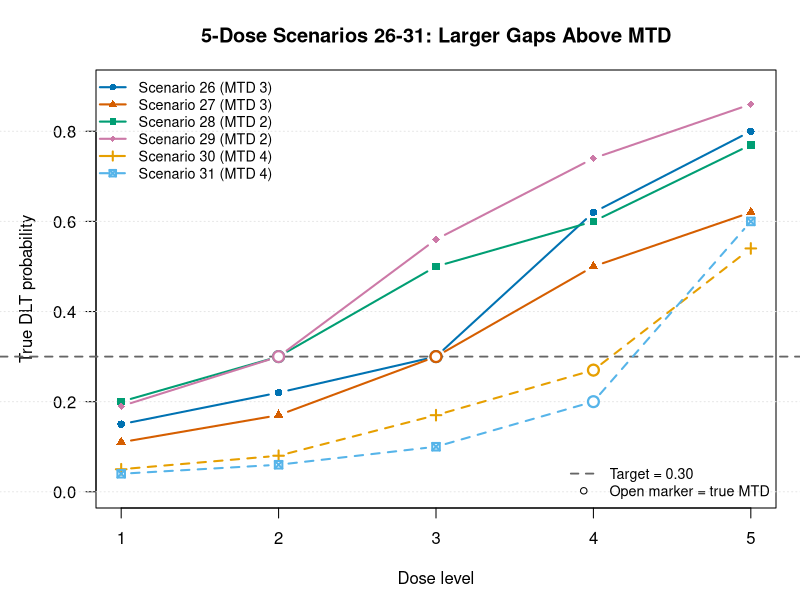
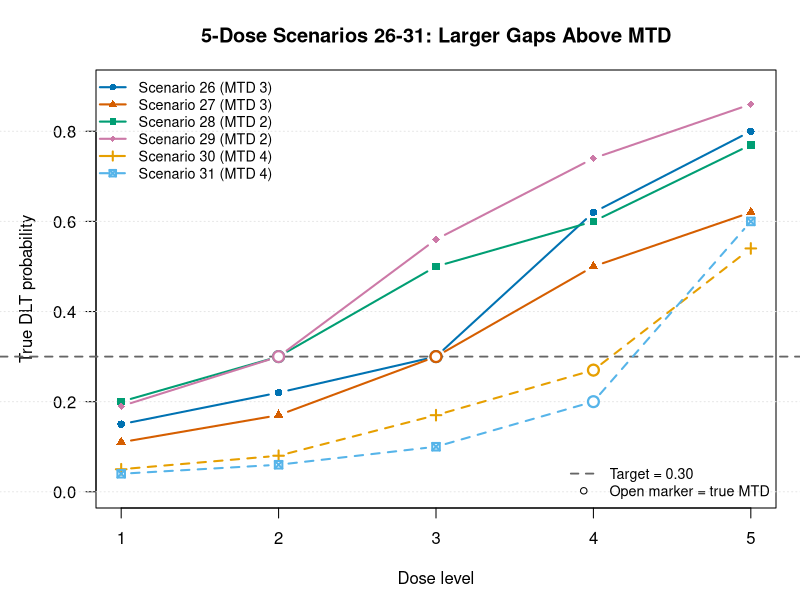
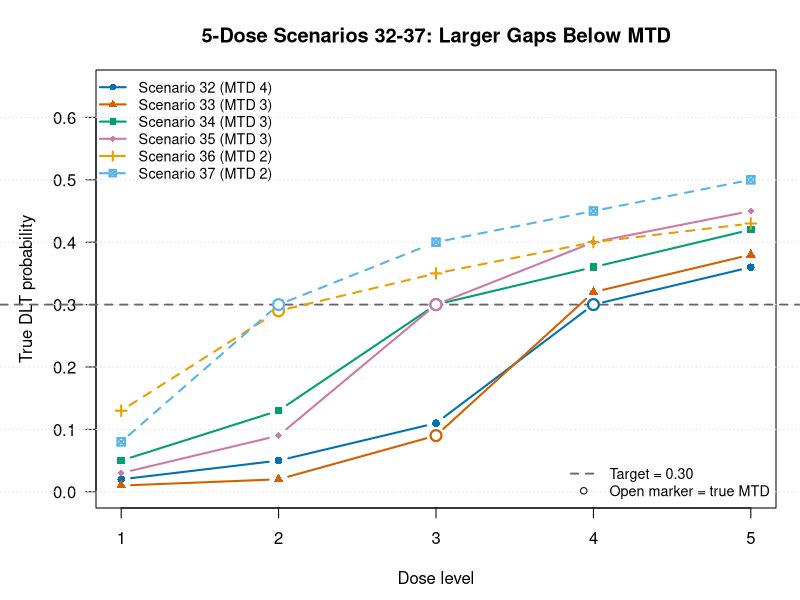
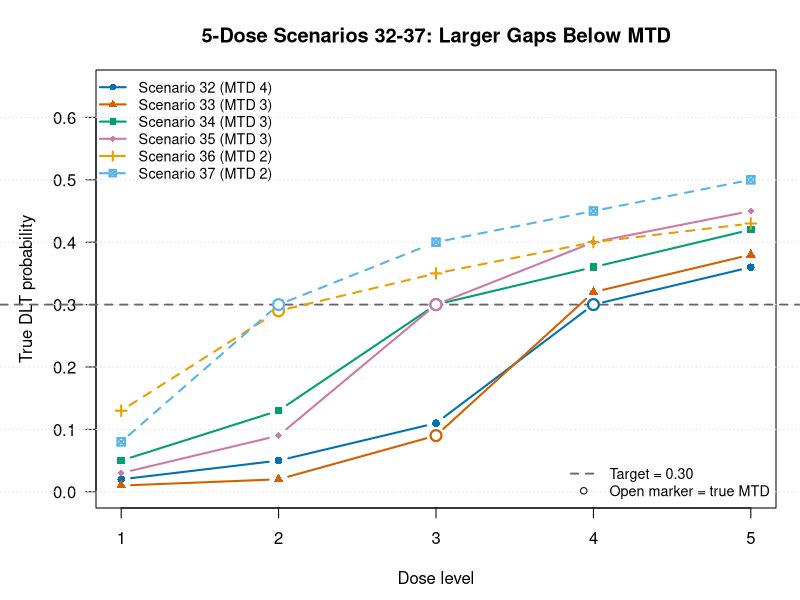

Reproduce these figures in R, in order.
## ============================================================
## Plot 5-dose high-gap scenarios from Set_5dose_adaptive_r_37
## ============================================================

target <- 0.30

out_dir <- file.path("Results", "Set_5dose_adaptive_r_37_gap_scenarios")
if (!dir.exists(out_dir)) {
  dir.create(out_dir, recursive = TRUE)
}

scenario_meta <- data.frame(
  Scenario = 26:37,
  Scenario_Group = c(
    rep("higher_gap_above_MTD", 6L),
    rep("higher_gap_below_MTD", 6L)
  ),
  True_MTD = c(3L, 3L, 2L, 2L, 4L, 4L, 4L, 3L, 3L, 3L, 2L, 2L),
  Dose1 = c(0.15, 0.11, 0.20, 0.19, 0.05, 0.04, 0.02, 0.01, 0.05, 0.03, 0.13, 0.08),
  Dose2 = c(0.22, 0.17, 0.30, 0.30, 0.08, 0.06, 0.05, 0.02, 0.13, 0.09, 0.29, 0.30),
  Dose3 = c(0.30, 0.30, 0.50, 0.56, 0.17, 0.10, 0.11, 0.09, 0.30, 0.30, 0.35, 0.40),
  Dose4 = c(0.62, 0.50, 0.60, 0.74, 0.27, 0.20, 0.30, 0.32, 0.36, 0.40, 0.40, 0.45),
  Dose5 = c(0.80, 0.62, 0.77, 0.86, 0.54, 0.60, 0.36, 0.38, 0.42, 0.45, 0.43, 0.50),
  stringsAsFactors = FALSE
)

plot_gap_group <- function(rows, title, file_base, ylim) {
  dose_cols <- paste0("Dose", 1:5)
  curve_cols <- c("#0072B2", "#D55E00", "#009E73", "#CC79A7", "#E69F00", "#56B4E9")
  curve_pch <- c(16, 17, 15, 18, 3, 7)
  curve_lty <- c(1, 1, 1, 1, 2, 2)
  
  draw_plot <- function() {
    par(mar = c(4.6, 4.8, 3.5, 1.2), xpd = NA)
    plot(
      c(1, 5),
      ylim,
      type = "n",
      axes = FALSE,
      xlab = "Dose level",
      ylab = "True DLT probability",
      main = title
    )
    axis(1, at = 1:5)
    axis(2, las = 1)
    box()
    grid(nx = NA, ny = NULL, col = "#e6e6e6")
    abline(h = target, col = "#666666", lty = 2, lwd = 1.8)
    
    for (i in seq_len(nrow(rows))) {
      y <- as.numeric(rows[i, dose_cols])
      lines(
        1:5,
        y,
        type = "b",
        col = curve_cols[i],
        pch = curve_pch[i],
        lty = curve_lty[i],
        lwd = 2
      )
      mtd <- rows$True_MTD[i]
      points(
        mtd,
        y[mtd],
        pch = 21,
        bg = "white",
        col = curve_cols[i],
        lwd = 2.2,
        cex = 1.45
      )
    }
    
    legend(
      "topleft",
      legend = paste0("Scenario ", rows$Scenario, " (MTD ", rows$True_MTD, ")"),
      col = curve_cols[seq_len(nrow(rows))],
      pch = curve_pch[seq_len(nrow(rows))],
      lty = curve_lty[seq_len(nrow(rows))],
      lwd = 2,
      bty = "n",
      cex = 0.86
    )
    legend(
      "bottomright",
      legend = c("Target = 0.30", "Open marker = true MTD"),
      col = c("#666666", "black"),
      pch = c(NA, 21),
      lty = c(2, NA),
      lwd = c(1.8, NA),
      pt.bg = c(NA, "white"),
      bty = "n",
      cex = 0.86
    )
  }
  
  png_file <- file.path(out_dir, paste0(file_base, ".png"))
  pdf_file <- file.path(out_dir, paste0(file_base, ".pdf"))
  
  png(png_file, width = 1200, height = 800, res = 140)
  draw_plot()
  dev.off()
  
  pdf(pdf_file, width = 9.5, height = 6.5, onefile = FALSE, useDingbats = FALSE)
  draw_plot()
  dev.off()
  
  c(png = png_file, pdf = pdf_file)
}

above_rows <- scenario_meta[scenario_meta$Scenario %in% 26:31, ]
below_rows <- scenario_meta[scenario_meta$Scenario %in% 32:37, ]

out_files <- c(
  plot_gap_group(
    rows = above_rows,
    title = "5-Dose Scenarios 26-31: Larger Gaps Above MTD",
    file_base = "Set_5dose_scenarios_26_to_31_larger_gaps_above_MTD",
    ylim = c(0, 0.9)
  ),
  plot_gap_group(
    rows = below_rows,
    title = "5-Dose Scenarios 32-37: Larger Gaps Below MTD",
    file_base = "Set_5dose_scenarios_32_to_37_larger_gaps_below_MTD",
    ylim = c(0, 0.65)
  )
)

cat("Wrote:\n")
cat(paste0("  ", out_files, collapse = "\n"), "\n")
